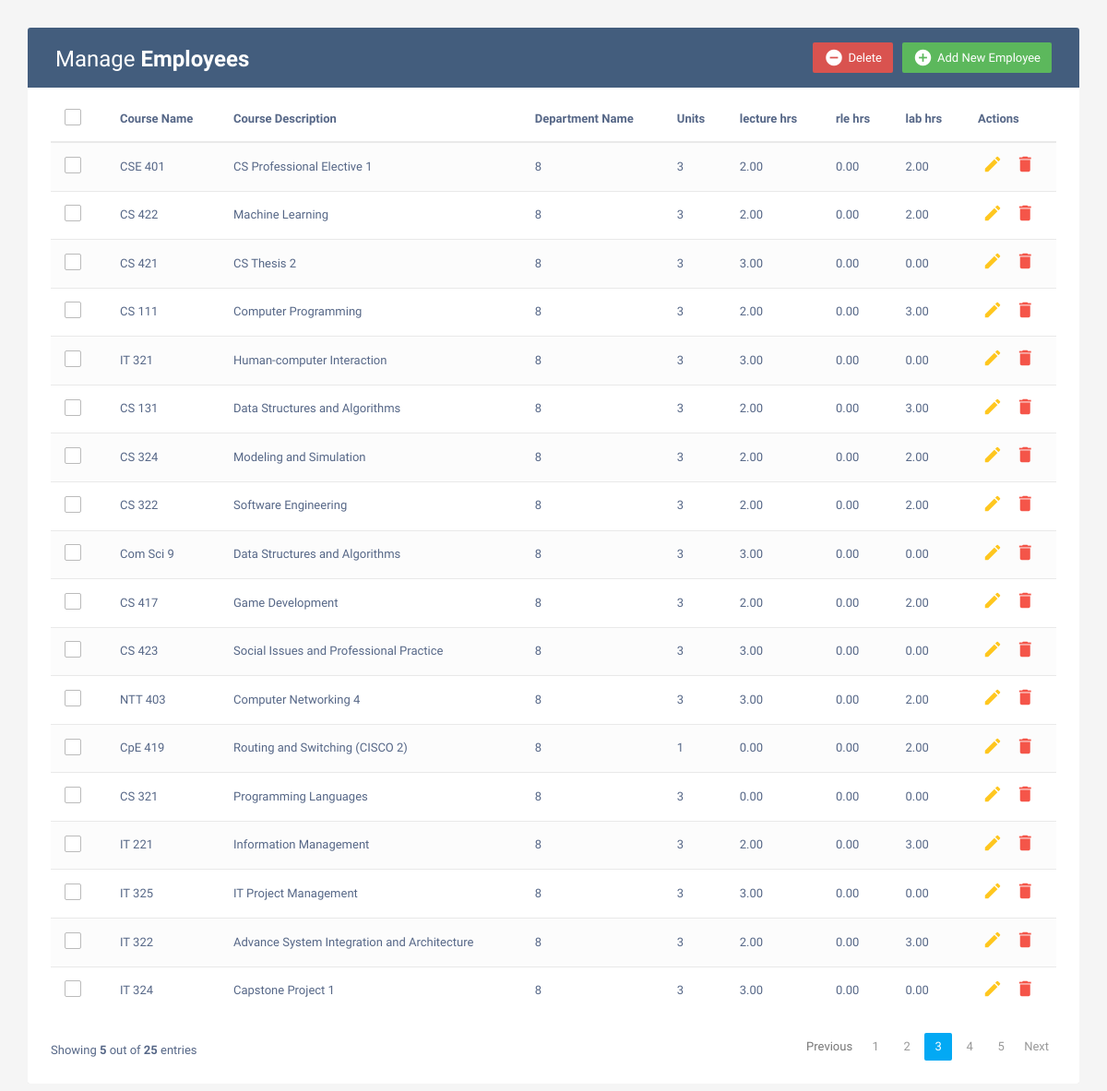
Screenshot of /samples/data_table.php with the database file from the repository.
### tables this page shows
CREATE TABLE `courses` (
  `course_id` int(8) NOT NULL,
  `course_code` varchar(12) NOT NULL,
  `course_description` varchar(50) NOT NULL,
  `department_id` int(8) NOT NULL,
  `units` int(4) NOT NULL,
  `lec_hrs_wk` double(4,2) NOT NULL,
  `rle_hrs_wk` double(4,2) NOT NULL,
  `lab_hrs_wk` double(4,2) NOT NULL
);

### samples/data_table.php (the view, shortened to what this page needs)
<!DOCTYPE html>
<html lang="en">
<head>
<link rel="stylesheet" href="https://maxcdn.bootstrapcdn.com/font-awesome/4.7.0/css/font-awesome.min.css">
<link rel="stylesheet" href="https://maxcdn.bootstrapcdn.com/bootstrap/3.3.7/css/bootstrap.min.css">
</head>
<body>
    <div class="container">
		<div class="table-responsive">
			<div class="table-wrapper">
				<div class="table-title">
					<div class="row">
						<div class="col-xs-6">
							<h2>Manage <b>Employees</b></h2>
						</div>
						<div class="col-xs-6">
							<a href="#addEmployeeModal" class="btn btn-success" data-toggle="modal"><i class="material-icons">&#xE147;</i> <span>Add New Employee</span></a>
							<a href="#deleteEmployeeModal" class="btn btn-danger" data-toggle="modal"><i class="material-icons">&#xE15C;</i> <span>Delete</span></a>
						</div>
					</div>
				</div>
				<table class="table table-striped table-hover">
					<thead>
						<tr>
							<th>
								<span class="custom-checkbox">
									<label for="selectAll"></label>
								</span>
							</th>
							<th>Course Name</th>
							<th>Course Description</th>
							<th>Department Name</th>
							<th>Units</th>
							<th>lecture hrs</th>
							<th>rle hrs</th>
							<th>lab hrs</th>
							<th>Actions</th>
						</tr>
					</thead>
					<tbody>
						<?php
						include "../config.php";
						$sql = "SELECT * FROM courses";
						$result = $conn->query($sql);
						while($row = mysqli_fetch_array($result)){
							$course_code = $row['course_code'];
							$course_description = $row['course_description'];
							$dept_id = $row['department_id'];
							$units = $row['units'];
							$lec = $row['lec_hrs_wk'];
							$rle = $row['rle_hrs_wk'];
							$lab = $row['lab_hrs_wk'];
						 ?>
						<tr>
							<td>
								<span class="custom-checkbox">
									<label for="checkbox1"></label>
								</span>
							</td>
							<td><?php echo $course_code; ?></td>
							<td><?php echo $course_description; ?></td>
							<td><?php  echo $dept_id;?></td>
							<td><?php  echo $units;?></td>
							<td><?php  echo $lec ?></td>
							<td><?php  echo $rle;?></td>
							<td><?php  echo $lab;?></td>
							<td>
								<a href="#editEmployeeModal" class="edit" data-toggle="modal"><i class="material-icons" data-toggle="tooltip" title="Edit">&#xE254;</i></a>
								<a href="#deleteEmployeeModal" class="delete" data-toggle="modal"><i class="material-icons" data-toggle="tooltip" title="Delete">&#xE872;</i></a>
							</td>
						</tr>
						<?php }?>
					</tbody>
				</table>
				<div class="clearfix">
					<div class="hint-text">Showing <b>5</b> out of <b>25</b> entries</div>
					<ul class="pagination">
						<li class="page-item disabled"><a href="#">Previous</a></li>
						<li class="page-item"><a href="#" class="page-link">1</a></li>
						<li class="page-item"><a href="#" class="page-link">2</a></li>
						<li class="page-item active"><a href="#" class="page-link">3</a></li>
						<li class="page-item"><a href="#" class="page-link">4</a></li>
						<li class="page-item"><a href="#" class="page-link">5</a></li>
						<li class="page-item"><a href="#" class="page-link">Next</a></li>
					</ul>
				</div>
			</div>
		</div>
    </div>
</body>
</html>

### samples/data_table.php (style rules this page uses)
body { color: #566787; background: #f5f5f5; font-family: 'Varela Round', sans-serif; font-size: 13px; }
.table-responsive { margin: 30px 0; }
.table-wrapper { min-width: 1000px; background: #fff; padding: 20px 25px; border-radius: 3px; box-shadow: 0 1px 1px rgba(0,0,0,.05); }
.table-title { padding-bottom: 15px; background: #435d7d; color: #fff; padding: 16px 30px; margin: -20px -25px 10px; border-radius: 3px 3px 0 0; }
.table-title h2 { margin: 5px 0 0; font-size: 24px; }
.table-title .btn { color: #fff; float: right; font-size: 13px; border: none; min-width: 50px; border-radius: 2px; border: none; outline: none !important; margin-left: 10px; }
.table-title .btn i { float: left; font-size: 21px; margin-right: 5px; }
.table-title .btn span { float: left; margin-top: 2px; }
table.table tr th, table.table tr td { border-color: #e9e9e9; padding: 12px 15px; vertical-align: middle; }
table.table tr th:first-child { width: 60px; }
table.table tr th:last-child { width: 100px; }
table.table-striped tbody tr:nth-of-type(odd) { background-color: #fcfcfc; }
table.table td:last-child i { opacity: 0.9; font-size: 22px; margin: 0 5px; }
table.table td a { font-weight: bold; color: #566787; display: inline-block; text-decoration: none; outline: none !important; }
table.table td a.edit { color: #FFC107; }
table.table td a.delete { color: #F44336; }
table.table td i { font-size: 19px; }
.pagination { float: right; margin: 0 0 5px; }
.pagination li a { border: none; font-size: 13px; min-width: 30px; min-height: 30px; color: #999; margin: 0 2px; line-height: 30px; border-radius: 2px !important; text-align: center; padding: 0 6px; }
.pagination li.active a, .pagination li.active a.page-link { background: #03A9F4; }
.hint-text { float: left; margin-top: 10px; font-size: 13px; }
.custom-checkbox { position: relative; }
.custom-checkbox label:before { width: 18px; height: 18px; }
.custom-checkbox label:before { content: ''; margin-right: 10px; display: inline-block; vertical-align: text-top; background: white; border: 1px solid #bbb; border-radius: 2px; box-sizing: border-box; z-index: 2; }

### rows the page displays
courses: course_code "CSE 401", course_description "CS Professional Elective 1", department "8", units "3", lec_hrs_wk "2.00", rle_hrs_wk "0.00", lab_hrs_wk "2.00"
courses: course_code "CS 422", course_description "Machine Learning", department "8", units "3", lec_hrs_wk "2.00", rle_hrs_wk "0.00", lab_hrs_wk "2.00"
courses: course_code "CS 421", course_description "CS Thesis 2", department "8", units "3", lec_hrs_wk "3.00", rle_hrs_wk "0.00", lab_hrs_wk "0.00"
courses: course_code "CS 111", course_description "Computer Programming", department "8", units "3", lec_hrs_wk "2.00", rle_hrs_wk "0.00", lab_hrs_wk "3.00"
courses: course_code "IT 321", course_description "Human-computer Interaction", department "8", units "3", lec_hrs_wk "3.00", rle_hrs_wk "0.00", lab_hrs_wk "0.00"
courses: course_code "CS 131", course_description "Data Structures and Algorithms", department "8", units "3", lec_hrs_wk "2.00", rle_hrs_wk "0.00", lab_hrs_wk "3.00"
courses: course_code "CS 324", course_description "Modeling and Simulation", department "8", units "3", lec_hrs_wk "2.00", rle_hrs_wk "0.00", lab_hrs_wk "2.00"
courses: course_code "CS 322", course_description "Software Engineering", department "8", units "3", lec_hrs_wk "2.00", rle_hrs_wk "0.00", lab_hrs_wk "2.00"
courses: course_code "Com Sci 9", course_description "Data Structures and Algorithms", department "8", units "3", lec_hrs_wk "3.00", rle_hrs_wk "0.00", lab_hrs_wk "0.00"
courses: course_code "CS 417", course_description "Game Development", department "8", units "3", lec_hrs_wk "2.00", rle_hrs_wk "0.00", lab_hrs_wk "2.00"
courses: course_code "CS 423", course_description "Social Issues and Professional Practice", department "8", units "3", lec_hrs_wk "3.00", rle_hrs_wk "0.00", lab_hrs_wk "0.00"
courses: course_code "NTT 403", course_description "Computer Networking 4", department "8", units "3", lec_hrs_wk "3.00", rle_hrs_wk "0.00", lab_hrs_wk "2.00"
courses: course_code "CpE 419", course_description "Routing and Switching (CISCO 2)", department "8", units "1", lec_hrs_wk "0.00", rle_hrs_wk "0.00", lab_hrs_wk "2.00"
courses: course_code "CS 321", course_description "Programming Languages", department "8", units "3", lec_hrs_wk "0.00", rle_hrs_wk "0.00", lab_hrs_wk "0.00"
courses: course_code "IT 221", course_description "Information Management", department "8", units "3", lec_hrs_wk "2.00", rle_hrs_wk "0.00", lab_hrs_wk "3.00"
courses: course_code "IT 325", course_description "IT Project Management", department "8", units "3", lec_hrs_wk "3.00", rle_hrs_wk "0.00", lab_hrs_wk "0.00"
courses: course_code "IT 322", course_description "Advance System Integration and Architecture", department "8", units "3", lec_hrs_wk "2.00", rle_hrs_wk "0.00", lab_hrs_wk "3.00"
courses: course_code "IT 324", course_description "Capstone Project 1", department "8", units "3", lec_hrs_wk "3.00", rle_hrs_wk "0.00", lab_hrs_wk "0.00"
